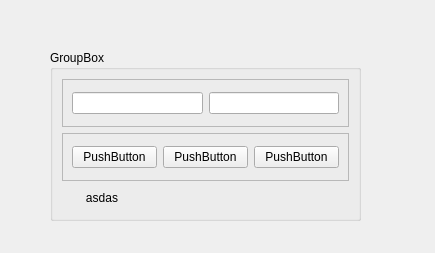
<?xml version="1.0" encoding="UTF-8"?>
<ui version="4.0">
 <class>MainWindow</class>
 <widget class="QMainWindow" name="MainWindow">
  <property name="geometry">
   <rect>
    <x>0</x>
    <y>0</y>
    <width>435</width>
    <height>253</height>
   </rect>
  </property>
  <property name="windowTitle">
   <string>MainWindow</string>
  </property>
  <property name="documentMode">
   <bool>false</bool>
  </property>
  <property name="tabShape">
   <enum>QTabWidget::Rounded</enum>
  </property>
  <widget class="QWidget" name="centralwidget">
   <widget class="QGroupBox" name="groupBox">
    <property name="geometry">
     <rect>
      <x>50</x>
      <y>50</y>
      <width>311</width>
      <height>171</height>
     </rect>
    </property>
    <property name="title">
     <string>GroupBox</string>
    </property>
    <layout class="QGridLayout" name="gridLayout">
     <item row="0" column="0">
      <widget class="QFrame" name="frame">
       <property name="frameShape">
        <enum>QFrame::StyledPanel</enum>
       </property>
       <property name="frameShadow">
        <enum>QFrame::Raised</enum>
       </property>
       <layout class="QHBoxLayout" name="horizontalLayout">
        <item>
         <widget class="QLineEdit" name="lineEdit_2"/>
        </item>
        <item>
         <widget class="QLineEdit" name="lineEdit"/>
        </item>
       </layout>
      </widget>
     </item>
     <item row="2" column="0">
      <widget class="QFrame" name="frame_2">
       <property name="frameShape">
        <enum>QFrame::StyledPanel</enum>
       </property>
       <property name="frameShadow">
        <enum>QFrame::Raised</enum>
       </property>
       <layout class="QHBoxLayout" name="horizontalLayout_2">
        <item>
         <widget class="QPushButton" name="save">
          <property name="text">
           <string>PushButton</string>
          </property>
         </widget>
        </item>
        <item>
         <widget class="QPushButton" name="del">
          <property name="text">
           <string>PushButton</string>
          </property>
         </widget>
        </item>
        <item>
         <widget class="QPushButton" name="pushButton">
          <property name="text">
           <string>PushButton</string>
          </property>
         </widget>
        </item>
       </layout>
      </widget>
     </item>
     <item row="3" column="0">
      <widget class="QPushButton" name="pushButton_2">
       <property name="sizePolicy">
        <sizepolicy hsizetype="Fixed" vsizetype="Fixed">
         <horstretch>0</horstretch>
         <verstretch>0</verstretch>
        </sizepolicy>
       </property>
       <property name="text">
        <string>asdas</string>
       </property>
       <property name="shortcut">
        <string>Ctrl+T</string>
       </property>
       <property name="flat">
        <bool>true</bool>
       </property>
      </widget>
     </item>
    </layout>
   </widget>
  </widget>
 </widget>
 <resources/>
 <connections/>
</ui>
